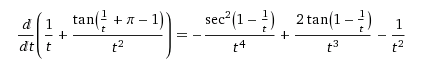
%> input picture Assignments/HW7/ydot.PNG, 426 x 65 px
$ octave HW7.m   (GNU Octave 9; MATLAB toolbox functions it lacks are replaced by stand-ins)
%> lines starting %> are read from the running program, lines starting %| are printed output that depends on the picture
%Author: Alex Dawson-Elli
%project: ME 751 hw 7
%date 10.28.2016


%% problem 3 forward Euler to solve an IVP
% theoretically ,we define the region of stability for forward euler as
% abs(1+h*lambda)< 1. This fell out of the definition of forward euler
% and the condition that the numerical solution of the decaying exponential
% mirror the behavior of the analyitcal solution, in that y_n+1 < y_n

%using the above inequality, it follow that the theoretical regions of
%stability for the three values of lambda are:
%   lambda = -10    ->  0<h<.2
%   lambda = -100   ->  0<h<.02
%   lambda = -1000  ->  0<h<.002

%The bondries of instability for each value of lambda will be demonstrated
%numerically below

%constants and function definitions
h_step = .0001;   %1/1000 sec time step
t_end = 2;       %final time, 2 seconds (arbitrary choice)
y0 = 1;
lambdaVect = [-10, -100, -1000];
txt = 'largest stable value of h';
stable = true;
y_n = y0;
y_np1 = 0;       %n plus one

%solution
for i = 1:3
    %find h_max for each lambda , i
    stable = true;     %display previous h_max
    h_step = .0001;   %rest h_step

    while(stable)%incrementally increase h step until instability
         y_n = y0;
         y_np1 = 0;

        for t = h_step:h_step:t_end; %numerically solve first 2 seconds
            y_np1 = y_n + h_step*lambdaVect(i)*y_n;

            % check if system is stable
            if(abs(y_np1) > abs(y_n))
                stable = false;
                h_max =h_step;
            end

            %perform next itteration
            y_n = y_np1;
        end

         %increase h_step incrementally to find where unstable
         h_step = h_step + .0001;
         %disp(h_step)

    end
    display(lambdaVect(i));
    disp(h_max);


end
%%
% as can be seen above, the numerical solutions agree nicely with the
% theoretical solutions calculated earlier

%% problem 4 Backwards Euler
% we are asked to apply backwards Euler to solve the IVP over the interval
% 0<t<20. Backwards Euler is defined itteratively as xn = x_n-1 + h*xdotn.
% it offeres the advantage over forward Euler of being stable, for greater
% h step sizes, at the expense of solving a non-linear equation at each
% itterative step.

%constants:
alpha = 0;
beta = 1;
epsilon =.0001;  %accuracy requirements of newton rapson
h = .01;         %step size in seconds

%initial conditions:
x0 = 0;
y0 = 2;
Y_nm1 = [x0 , y0]'; %2x1 vector

%function definitions
xdot = @(x,y) alpha - x - 4*x*y/(1+x^2);
ydot = @(x,y) beta*x*(1- y/(1+ x^2));

%plot variables:
t = 0:.01:20;
xt = zeros(length(t),1);
yt = zeros(length(t),1);

%solve for y and x over the period 0<t<20, with step h
i = 1;  %loop counter
for t = h:h:20 %start:step:stop

    %use forward euler to generate first guess of Y_n
    x = Y_nm1(1); %x_nm1 in more readable form
    y = Y_nm1(2); %y_nm1 in more readable form
    Y_n = [ x + h*xdot(x,y) , y + h*ydot(x,y) ]';

    %set delta large
    delta = [1,1];

     %newton rapson iterations -> J*delta = -G
    while(norm(delta) > epsilon)
        % 2x1           2x2                           2x1
        delta = (NR.J(h,Y_n,beta))^-1  * -NR.G(h,Y_nm1,Y_n,alpha, beta);
        Y_n = Y_n + delta;
    end

    % append values to plot variables
    xt(i) = Y_n(1);
    yt(i) = Y_n(2);
    i = i + 1;

    %increment y
    Y_nm1 = Y_n;

end

%plot x,y,t
% plot(t,xt);
% hold on;
% plot(t,yt);


%at the supplied initial conditions, the values for xdot and ydot evaluate
%to zero. because of this, the value of the function Y_n doesn't change as
%we advance time, which makes the solution uninteresting. I could have a
%bug in the code, but I'm not seeing it at the moment, and it does appear
%that xdot and ydot evaluate to  zero given the initial conditions, which
%would lead to X_np1 = xn.

%% problem 5
%in problem 5, we are given a first order differential equation, and asked
%to solve it using backwards Euler, and BDF

%a) prove that y(t) = 1/t + 1/t^2*tan((1/t + pi -1))
%solution: if y(t) is the exact solution to the IVP, then y(1)=1, and the
%derivative of y(t) will equal ydot:
%   plugging t = 1 into y(t) results in 1 + 1*tan(pi) = 1 + 0 = 1, which
%   checks out

%taking the derivative of y, we get the following expression for ydot
imshow('ydot.png');

%this is equivalent to the value of  -y^2 - 1/t^4, if we substitute in
%tan^2(theta) = 1 + sec^2(theta)
imshow('ysqrd.png');
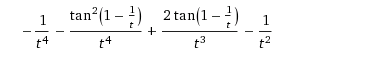
%> input picture Assignments/HW7/ysqrd.PNG, 365 x 62 px

%b)generate a convergence plot using backwards euler
%%
%constants:
h = [.05 .01 .005 .001]; %decreasing values of h
tStart =1; %sec
tEnd = 10; %sec
epsilon =.0001;
%initial conditions:
y1 = 1;
y_n = y1;
%function definitions
y_ana = @(t)  1/t + 1/t^2*(tan(1/t + pi -1)); %analytical expression for y
ydot  = @(y,t) -y^2 - 1/t^4;
jac   = @(y_np1,h) 1 + 2*y_np1*h; %jacobian
g     = @ (y_np1,y_n,h,t) y_np1 - y_n + h*(y_np1^2 + 1/t^4);


for i = 1:length(h);

%reset initial conditions
y_n = y1;

%plot variables:
tVect = tStart:h(i):tEnd;
yt = zeros(length(tVect),1);
j = 1; %plot counter


for t = tStart:h(i):tEnd %start:step:stop

    %use forward euler to generate first guess of Y_n
    y_np1 = y_n + h(i)*ydot(y_n,t);

    %set delta large
    delta = 1;

     %newton rapson iterations -> J*delta = -G
    while(delta > epsilon)
        % 1x1           1                           1x1
        delta = jac(y_np1,h(i))^-1  * -g(y_np1,y_n,h(i),t + h(i));
        y_np1 = y_np1 + delta;
    end

    % append values to plot variables
    yt(j) = y_np1;
    j = j + 1;

    %increment y
    y_n = y_np1;

end

%store difference between final numerical and analytical solution
error1(i) = abs(y_ana(t) - y_n);

% %plot x,y,t
% hold on
% plot(tVect,yt);
% title('numerical approximations of decreasing step size h')

end

figure;
plot(log2(h),log2(error1), '-bs');
title('convergence Analysis, Backwards Euler')
xlabel('log2(h)')
ylabel('log2(error) @ t = 10 seconds')
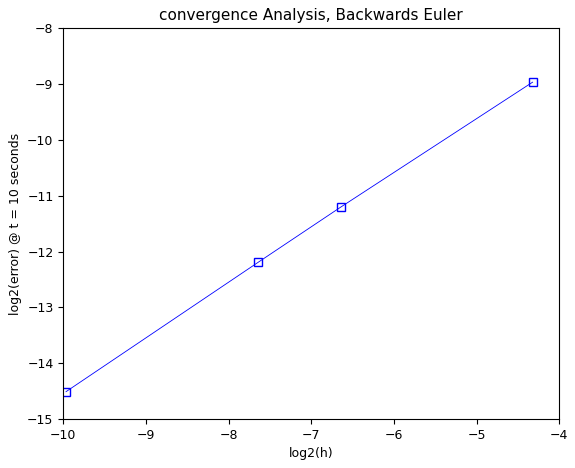
%> figure redrawn from the program's plot data


%% C) generate a convergence plot for an order 4 BDF which approximates the
%solution of the above IVP

%BDF co-efficients:
A = [48/25 -36/25 16/25 -3/25]; %alpha values
B = [12/25]; %beta values

%constants:
h = [.05 .01 .005 .001]; %decreasing values of h
tStart =1; %sec
tEnd = 10; %sec
epsilon =.0001;

%initial conditions:
y1 = 1;

%functions
y_ana = @(t)  1/t + 1/t^2*(tan(1/t + pi -1)); %analytical expression for y
ydot  = @(y_n,t) -y_n^2 - 1/t^4;
jac   = @(y_n,h) 1 + h*12/25*2*y_n; %jacobian = d/dy_n(g)
g     = @(y,h,t,n) y(n) - A(1)*y(n-1) - A(2)*y(n-2) - A(3)*y(n-3) - A(4)*y(n-4) - B*h*ydot(y(n), t);

for i = 1:length(h);

%reset initial conditions and plot variables
tVect = tStart:h(i):tEnd;
y = zeros(length(tVect),1);
j = 1; %plot counter
n = 5; %5th time step
tstart = tStart + n * h(i); %start BDF at 5th time step

%use the analytical solution to prime the BDF method
for ind = 1:4
    y(ind) = y_ana(tStart + (ind - 1)*h(i));
end

for t = tstart:h(i):tEnd %start:step:stop

    %use forward euler to generate first guess of Y_n
    y(n) = A(1)*y(n-1) + A(2)*y(n-2) + A(3)*y(n-3) + A(4)*y(n-4) + B*h(i)*ydot(y(n-1),(t - h(i)));

    %set delta large
    delta = 0;

     %newton rapson iterations -> J*delta = -G
    while(abs(delta) > epsilon)
        % 1x1           1                           1x1
        delta = jac(y(n),h(i))^-1  * -g(y,h(i),t,n);
        y(n)= y(n) + delta;
    end

    %increment n
    n = n + 1;

end

%store difference between (4th)from final numerical and analytical solution
error2(i) = abs(y_ana(t -4*h(i)) - y(n-4));

% %plot x,y,t
% hold on
% plot(tVect,y);
% title('numerical approximations of decreasing step size h')

end

%figure;
plot(log2(h),log2(error2), '-rs');
title('convergence Analysis BDF order 4')
xlabel('log2(h)')
ylabel('log2(error) @ t = 10 seconds')
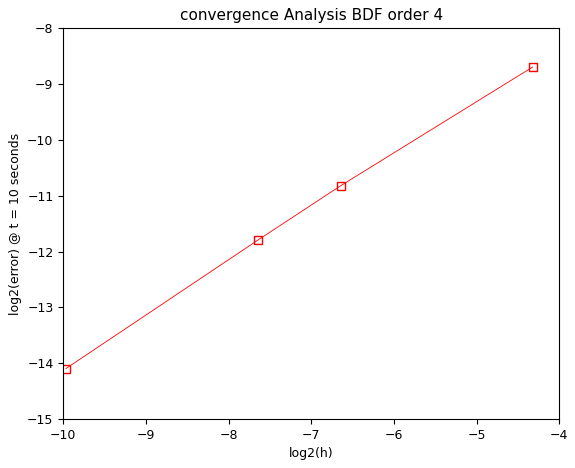
%> figure redrawn from the program's plot data


%% compare BDF order 4 to Backwards Euler

%by inspection, the BDF of order 4 seems to have less error at the same
%step size the slopes seem to converging, like the lines will cross at high
%step size

plot(log2(h),log2(error2), '-rs');
title('convergence Analysis BDF order 4')
xlabel('log2(h)')
ylabel('log2(error) @ t = 10 seconds')

hold on

plot(log2(h),log2(error1), '-bs');
title('convergence Analysis, Backwards Euler')
xlabel('log2(h)')
ylabel('log2(error) @ t = 20seconds')
